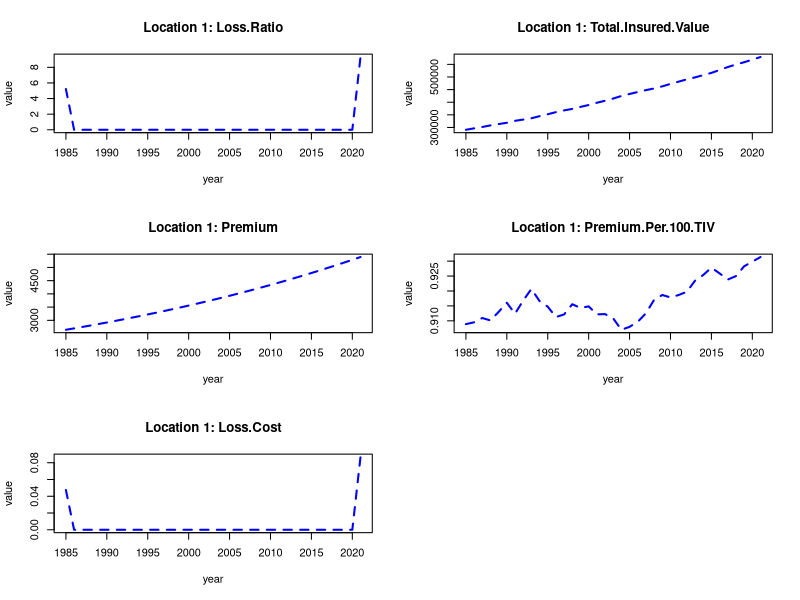
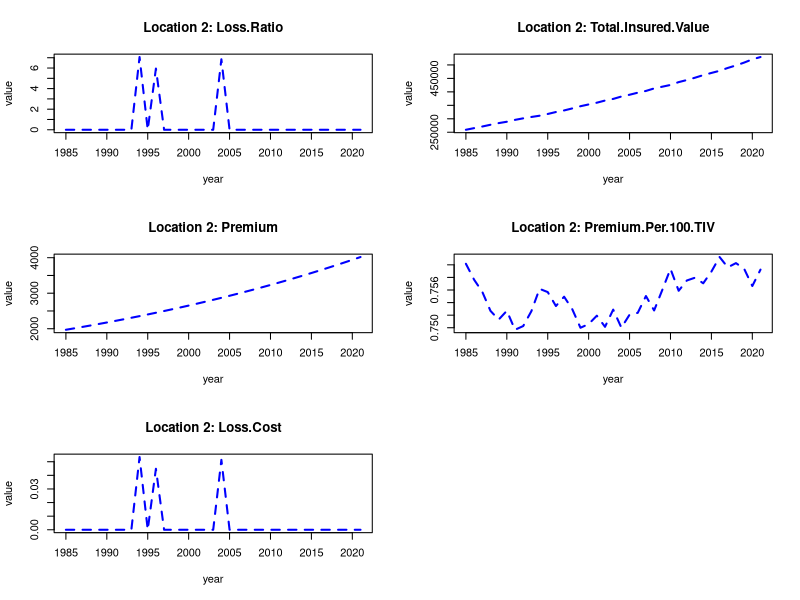
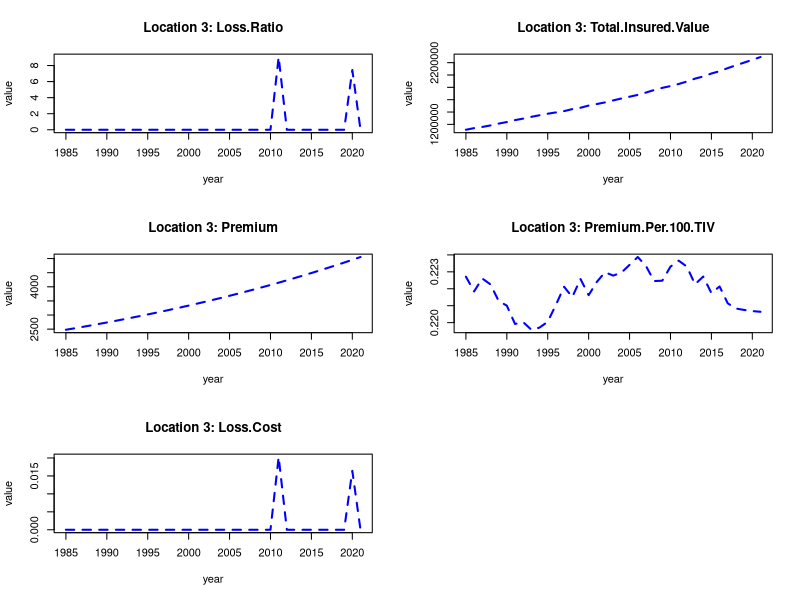
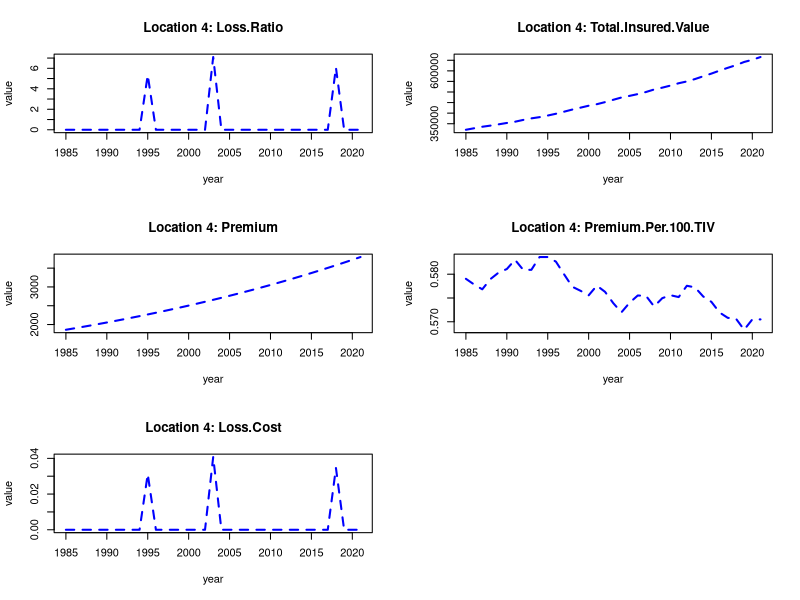
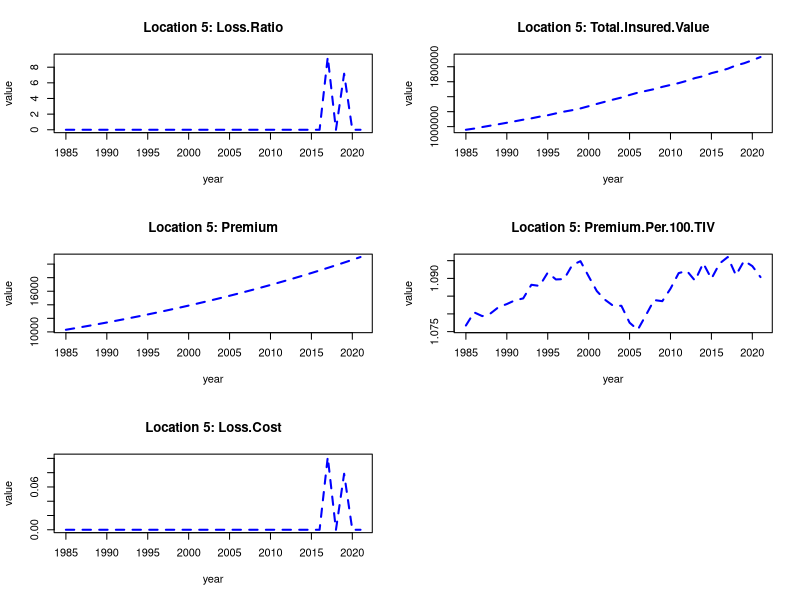
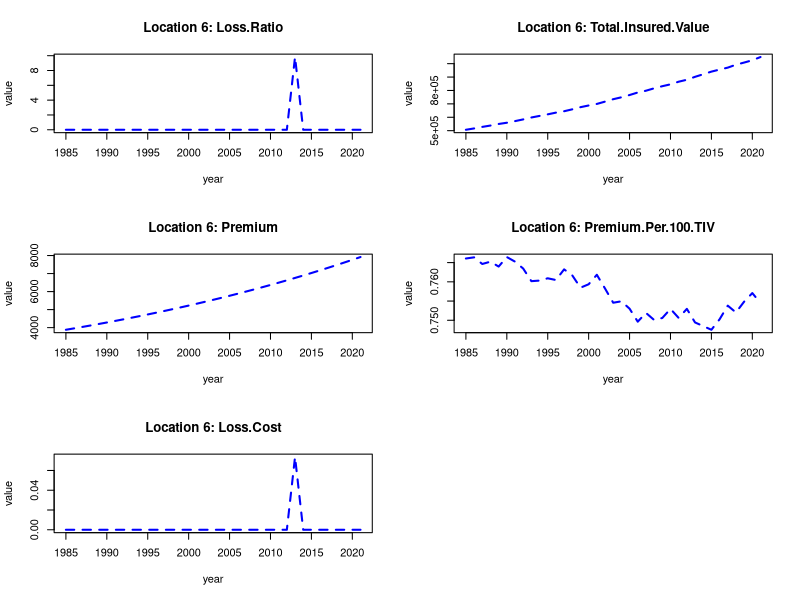
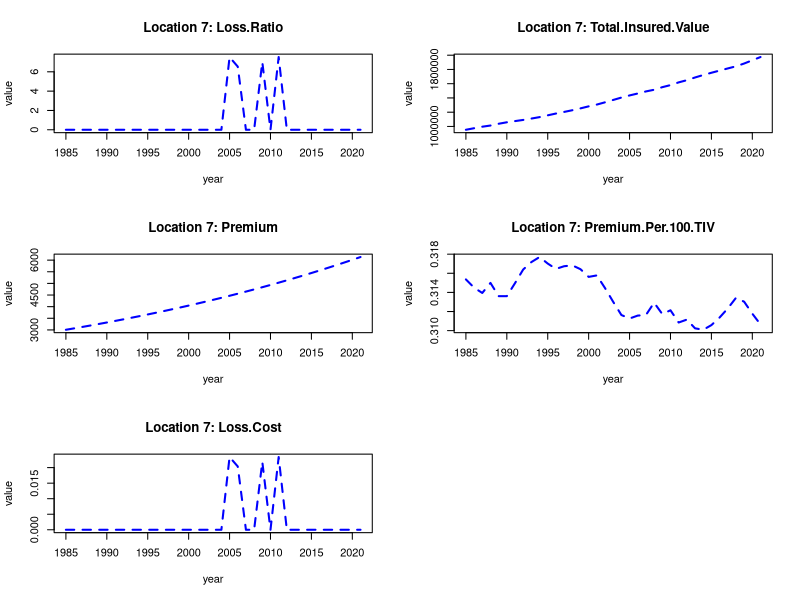
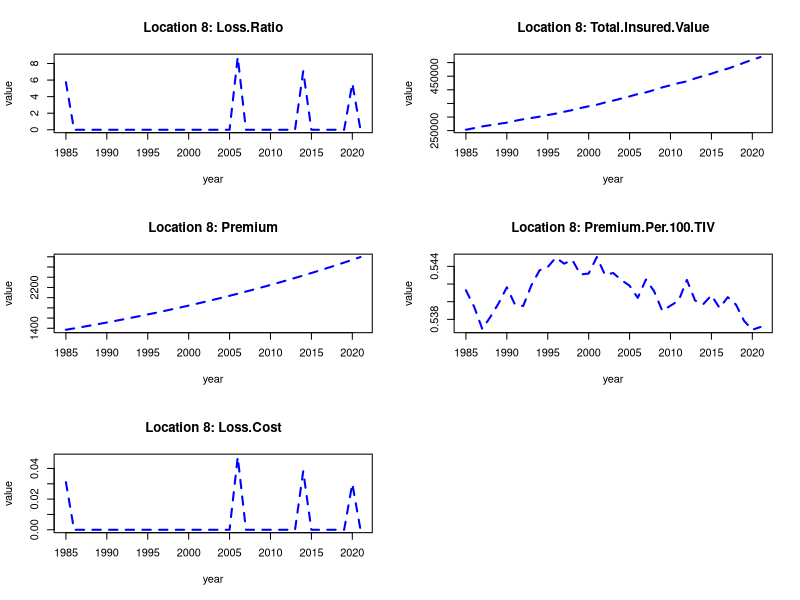

The R script that drew these images, in order: (Note: this script raises an error after producing the figures.)
#install.packages("dplyr")
library(dplyr)

# Adjust as needed
scriptDir <- "/Users/felixkim/Desktop/case-competition-/Experimental/Felix_files"
outputDir <- "/Users/felixkim/Desktop/case-competition-/Experimental/Felix_files/OutputGraphs"
featureEnum <- function() {
  list(Loss.Ratio = "Loss.Ratio", Total.Insured.Value = "Total.Insured.Value", Premium = "Premium",
       Premium.Per.100.TIV = "Premium.Per.100.TIV", Loss.Cost = "Loss.Cost")
}

# Function invocation examples, where TARGET_LOCATION is set to some integer:
# Plot all of the features for a location:  > plot_location_feature_ts(exposuresData, TARGET_LOCATION)
# Plot just one of the features for a location:  > plot_location_feature_ts(exposuresData, TARGET_LOCATION, featureEnum()$Total.Insured.Value)
plot_location_feature_ts <- function(df, location, featureEnumString) {
  # Subset out the rows pertaining just to one location
  location_df <- df[df$Location == location,]
  
  # Augment the dataframe with additional features not found in raw dataset
  location_df <- transform(location_df, Loss.Ratio=Losses...Non.Catastrophe/Premium)
  location_df <- transform(location_df, Premium.Per.100.TIV=Premium/(Total.Insured.Value/100.0))
  location_df <- transform(location_df, Loss.Cost=Losses...Non.Catastrophe/Total.Insured.Value)
  
  # Either plot all the features or just one of the features for the given location
  if (missing(featureEnumString)) {
    png(filename = paste0(outputDir, "/Location/", "Location.", location, ".ExposuresData", ".png"), width = 6000, height = 4000, res=300)
    par(mfrow = c(3,2))
    for (feat in featureEnum()) {
      plot(select(location_df, PolicyYear, feat), type = "l", lwd = 2, lty = 2, col = "blue", 
           xlab = "year", ylab = "value", main = paste0("Location ", location, ": ", feat))
    }
  }
  else {
    png(filename = paste0(outputDir, "/Location/", "Location.", location, ".", featureEnumString, ".png"))
    plot(select(location_df, PolicyYear, featureEnumString), type = "l", lwd = 2, lty = 2, col = "blue", 
         xlab = "year", ylab = "value", main = paste0("Location ", location, ": ", featureEnumString))
  }
  
  invisible(dev.off())
}

# Function invocation examples for entire portfolio
# Plot all of the features:  > plot_portfolio_feature_ts(exposuresData)
# Plot just one of the features:  > plot_portfolio_feature_ts(exposuresData, featureEnum()$Total.Insured.Value)
plot_portfolio_feature_ts <- function(df, featureEnumString) {
  
  # Augment the dataframe with additional features not found in raw dataset
  df <- transform(df, Loss.Ratio=Losses...Non.Catastrophe/Premium)
  df <- transform(df, Premium.Per.100.TIV=Premium/(Total.Insured.Value/100.0))
  df <- transform(df, Loss.Cost=Losses...Non.Catastrophe/Total.Insured.Value)
  
  # Either plot all the features or just one of the features for the given location
  if (missing(featureEnumString)) {
    for (feat in featureEnum()) {
      png(filename = paste0(outputDir, "/Portfolio/", feat, ".png"), width = 6000, height = 4000, res = 300)
      subset_df = df[,c('PolicyYear', feat)]
      boxplot(df[[feat]] ~ PolicyYear,
              data=subset_df,
              main=paste0("Portfolio data for ", feat),
              xlab="Year",
              ylab=feat,
              col="orange",
              border="brown"
      )
      invisible(dev.off())
    }
  }
  else {
    png(filename = paste0(outputDir, "/Portfolio/", featureEnumString, ".png"), width = 6000, height = 4000, res = 300)
    subset_df = df[,c('PolicyYear', featureEnumString)]
    boxplot(df[[featureEnumString]] ~ PolicyYear,
            data=subset_df,
            main=paste0("Portfolio data for ", featureEnumString),
            xlab="Year",
            ylab=featureEnumString,
            col="orange",
            border="brown"
    )
    invisible(dev.off())
  }
}

setwd(scriptDir)

exposuresData <- read.csv("../dataset/Exposures.csv", skip = 4, header = TRUE, sep = ",")
str(exposuresData)

# Confirm that data read properly
#head(exposuresData, 10)
#print(colnames(exposuresData))
#sapply(exposuresData, class)

##### For a single location (Management Request 1)
##########
TARGET_LOCATION <- 2
## 1) Loss ratio = Losses / Premium
#plot_location_feature_ts(exposuresData, TARGET_LOCATION, featureEnum()$Loss.Ratio)
## 2) TIV
#plot_location_feature_ts(exposuresData, TARGET_LOCATION, featureEnum()$Total.Insured.Value)
## 3) Premium
#plot_location_feature_ts(exposuresData, TARGET_LOCATION, featureEnum()$Premium)
## 4) Premium per $100 TIV over time
#plot_location_feature_ts(exposuresData, TARGET_LOCATION, featureEnum()$Premium.Per.100.TIV)
## 5) Loss cost = Losses / TIV
#plot_location_feature_ts(exposuresData, TARGET_LOCATION, featureEnum()$Loss.Cost)
## 6) All plots aggregated for a location
## 6a) One Location
#plot_location_feature_ts(exposuresData, TARGET_LOCATION)
## 6b) Loop through all locations, one-by-one
for (i in 1:35) {
  plot_location_feature_ts(exposuresData, i)
}

##### For the entire portfolio (Management Request 1)
##########
# 1) Loss ratio = Losses / Premium
#plot_portfolio_feature_ts(exposuresData, featureEnum()$Loss.Ratio)
# 2) TIV
#plot_portfolio_feature_ts(exposuresData, featureEnum()$Total.Insured.Value)
# 3) Premium
#plot_portfolio_feature_ts(exposuresData, featureEnum()$Premium)
# 4) Premium per $100 TIV over time
#plot_portfolio_feature_ts(exposuresData, featureEnum()$Premium.Per.100.TIV)
# 5) Loss cost = Losses / TIV
#plot_portfolio_feature_ts(exposuresData, featureEnum()$Loss.Cost)
# 6) All plots aggregated
plot_portfolio_feature_ts(exposuresData)